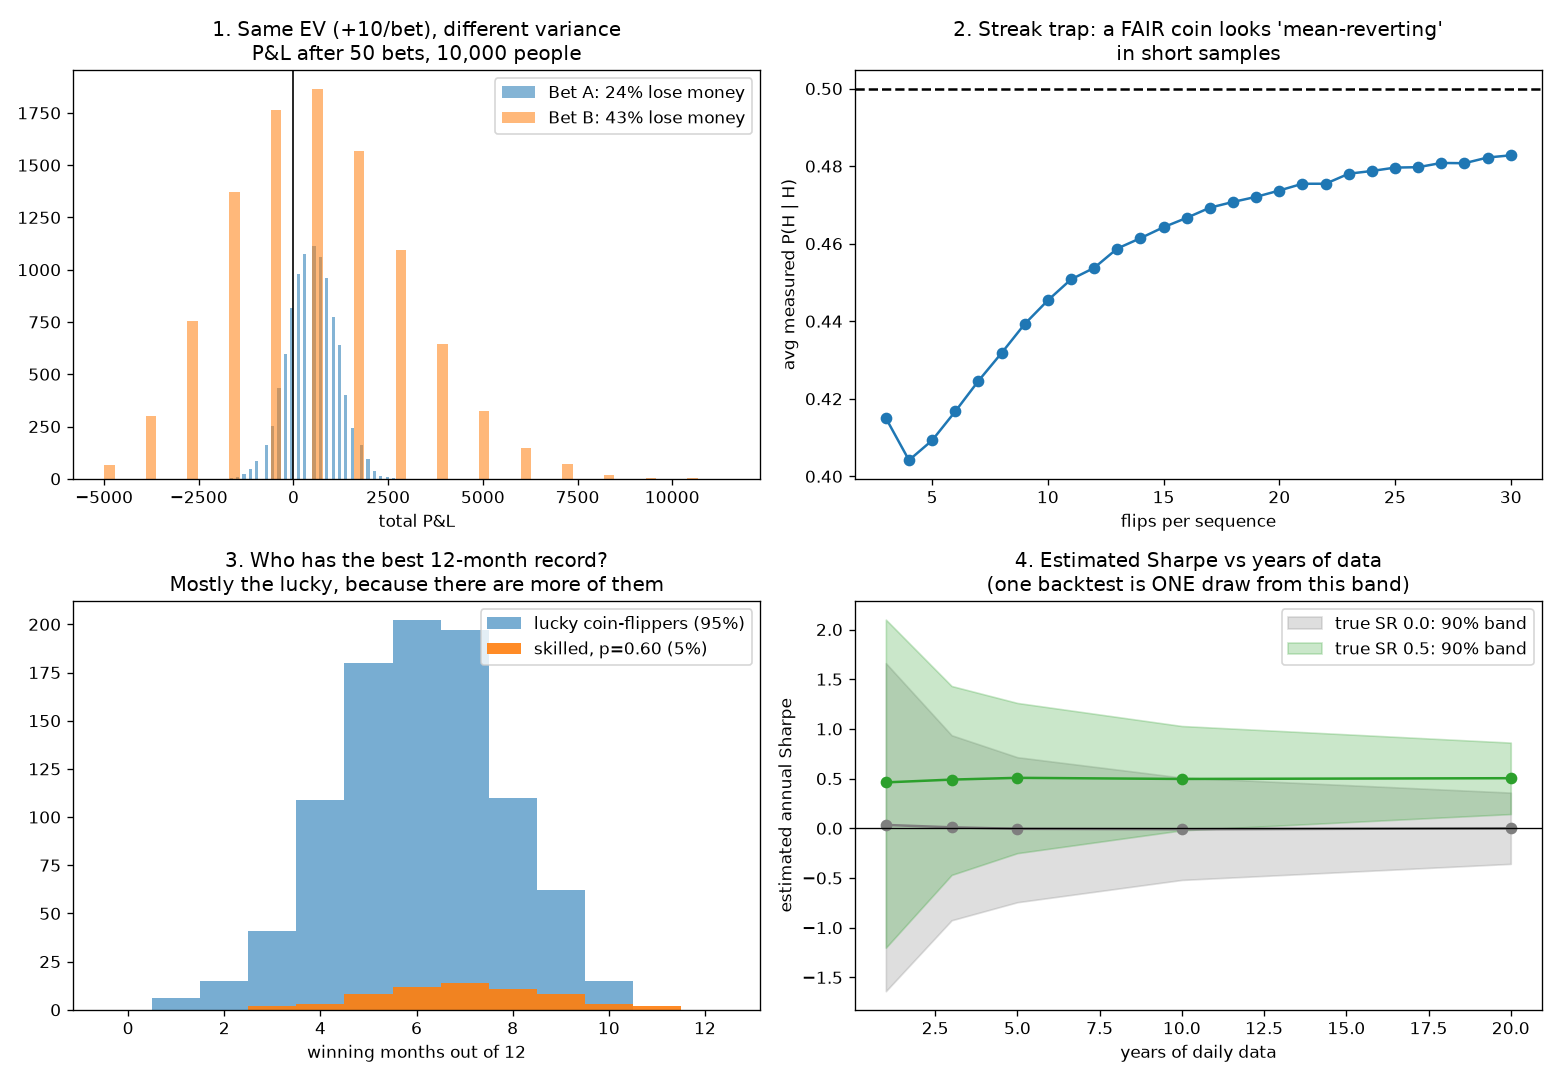

Source code (Python):
"""
Day 2 build-along: COIN-FLIP LAB
Four experiments. Each one kills a belief that loses traders money.

  1. Same EV, different variance  -> why "positive EV" is not enough
  2. The streak trap              -> why small samples lie about patterns (Miller & Sanjurjo 2018)
  3. Luck vs skill (Bayes)        -> how much a great 12-month record should change your mind
  4. Sharpe ratio noise           -> how many years before a backtest means anything (Lo 2002)

RULE: before running each part, write your prediction in the training log. Then run.
Run:  python coin_flip_lab.py      (needs numpy, matplotlib)
"""
import itertools
import numpy as np
import matplotlib.pyplot as plt

rng = np.random.default_rng(7)
fig, axes = plt.subplots(2, 2, figsize=(13, 9))

# ---------------- 1. Same EV, different variance ----------------
# Bet A: win 100 with p=0.5, lose 80 with p=0.5          EV = +10, SD ~ 90
# Bet B: win 1000 with p=0.1, lose 100 with p=0.9          EV = +10, SD = 330
def ev_sd(outcomes, probs):
    o, p = np.array(outcomes, float), np.array(probs, float)
    ev = (o * p).sum(); sd = np.sqrt(((o - ev) ** 2 * p).sum()); return ev, sd
A = ([100, -80], [0.5, 0.5]); B = ([1000, -100], [0.1, 0.9])
print("=== 1. Same EV, different variance ===")
for name, (o, p) in [("A", A), ("B", B)]:
    ev, sd = ev_sd(o, p); print(f"Bet {name}: EV = {ev:+.1f}, SD = {sd:.1f}")
N_BETS, N_PEOPLE = 50, 10_000
for name, (o, p), c in [("A", A, "tab:blue"), ("B", B, "tab:orange")]:
    totals = rng.choice(o, size=(N_PEOPLE, N_BETS), p=p).sum(axis=1)
    print(f"  after {N_BETS} bets of {name}: {np.mean(totals<0):.1%} of people are DOWN money (EV says +{10*N_BETS})")
    axes[0, 0].hist(totals, bins=60, alpha=0.55, color=c, label=f"Bet {name}: {np.mean(totals<0):.0%} lose money")
axes[0, 0].axvline(0, color="k", lw=1)
axes[0, 0].set_title(f"1. Same EV (+10/bet), different variance\nP&L after {N_BETS} bets, 10,000 people")
axes[0, 0].set_xlabel("total P&L"); axes[0, 0].legend()

# ---------------- 2. Streak trap (Miller-Sanjurjo) ----------------
# Flip a fair coin 4 times. In each sequence, look at flips right after a Head.
# What fraction of those were Heads? Average that fraction across all sequences.
print("\n=== 2. The streak trap ===")
for n in [3, 4, 5, 10, 20]:
    if n <= 10:
        seqs = np.array(list(itertools.product([0, 1], repeat=n)))      # exact: all sequences
    else:
        seqs = rng.integers(0, 2, size=(400_000, n))                    # simulate long ones
    after_h = seqs[:, :-1] == 1
    nxt = seqs[:, 1:]
    counts = after_h.sum(axis=1)
    valid = counts > 0
    frac = (nxt * after_h).sum(axis=1)[valid] / counts[valid]
    print(f"  n={n:2d} flips: average P(H | previous H) measured per sequence = {frac.mean():.3f}  (true = 0.500)")
    if n == 4: frac4 = frac.mean()
ns = list(range(3, 31))
vals = []
for n in ns:
    seqs = rng.integers(0, 2, size=(200_000, n))
    after_h = seqs[:, :-1] == 1; counts = after_h.sum(axis=1); v = counts > 0
    vals.append(((seqs[:, 1:] * after_h).sum(axis=1)[v] / counts[v]).mean())
axes[0, 1].plot(ns, vals, "o-"); axes[0, 1].axhline(0.5, color="k", ls="--")
axes[0, 1].set_title("2. Streak trap: a FAIR coin looks 'mean-reverting'\nin short samples")
axes[0, 1].set_xlabel("flips per sequence"); axes[0, 1].set_ylabel("avg measured P(H | H)")

# ---------------- 3. Luck vs skill ----------------
# 1,000 traders. 5% are skilled (win a month with p=0.60), 95% are coin-flippers (p=0.50).
# Someone shows you 10+ winning months out of 12. How likely are they skilled?
print("\n=== 3. Luck vs skill ===")
N_TRADERS, MONTHS, PRIOR = 1000, 12, 0.05
from math import comb
def p_at_least(k, n, p): return sum(comb(n, j) * p**j * (1-p)**(n-j) for j in range(k, n+1))
for k in [8, 9, 10, 11]:
    like_s, like_l = p_at_least(k, MONTHS, 0.60), p_at_least(k, MONTHS, 0.50)
    post = like_s * PRIOR / (like_s * PRIOR + like_l * (1 - PRIOR))
    print(f"  >= {k}/12 winning months: P(skilled | record) = {post:.1%}   "
          f"(expected lucky traders with this record out of {N_TRADERS}: {like_l*(1-PRIOR)*N_TRADERS:.0f}, skilled: {like_s*PRIOR*N_TRADERS:.0f})")
skilled = rng.random(N_TRADERS) < PRIOR
wins = rng.binomial(MONTHS, np.where(skilled, 0.60, 0.50))
bins = np.arange(-0.5, MONTHS + 1.5)
axes[1, 0].hist(wins[~skilled], bins=bins, alpha=0.6, label="lucky coin-flippers (95%)")
axes[1, 0].hist(wins[skilled], bins=bins, alpha=0.9, label="skilled, p=0.60 (5%)")
axes[1, 0].set_title("3. Who has the best 12-month record?\nMostly the lucky, because there are more of them")
axes[1, 0].set_xlabel("winning months out of 12"); axes[1, 0].legend()

# ---------------- 4. Sharpe ratio noise ----------------
# Daily returns, true annual Sharpe 0 vs 0.5. Estimate Sharpe from 1, 3, 5, 10, 20 years.
print("\n=== 4. Sharpe ratio noise ===")
years = [1, 3, 5, 10, 20]; SIMS = 4000; DAYS = 252
for true_sr, c in [(0.0, "tab:gray"), (0.5, "tab:green")]:
    lo, mid, hi = [], [], []
    for y in years:
        mu_d = true_sr / np.sqrt(DAYS) * 0.01; r = rng.normal(mu_d, 0.01, size=(SIMS, y * DAYS))
        est = r.mean(axis=1) / r.std(axis=1) * np.sqrt(DAYS)
        lo.append(np.percentile(est, 5)); mid.append(np.median(est)); hi.append(np.percentile(est, 95))
        if true_sr == 0.0: print(f"  true SR 0.0, {y:2d} yrs: 90% of backtests show SR between {lo[-1]:+.2f} and {hi[-1]:+.2f}")
    axes[1, 1].fill_between(years, lo, hi, alpha=0.25, color=c, label=f"true SR {true_sr}: 90% band")
    axes[1, 1].plot(years, mid, "o-", color=c)
print("  Rule of thumb: t-stat ~ SR * sqrt(years). To get t > 2 with SR 0.5 you need ~16 years; t > 3 needs ~36.")
axes[1, 1].axhline(0, color="k", lw=0.8)
axes[1, 1].set_title("4. Estimated Sharpe vs years of data\n(one backtest is ONE draw from this band)")
axes[1, 1].set_xlabel("years of daily data"); axes[1, 1].set_ylabel("estimated annual Sharpe"); axes[1, 1].legend()

plt.tight_layout(); plt.savefig("coin_flip_lab.png", dpi=120)
print("\nSaved chart: coin_flip_lab.png")

# ---------------- Questions for your log ----------------
# 1. Part 1: raise N_BETS to 500. Predict the new % losing for A and B before running.
# 2. Part 2: explain IN WORDS why a fair coin shows P(H|H) < 0.5 per sequence. (Hint: read Miller & Sanjurjo p.1-3.)
#    Where could this bias sneak into a trading backtest that counts "what happens after an up day"?
# 3. Part 3: change PRIOR to 0.01 (skill is rare). What happens to P(skilled | 10/12)? What does that say about
#    the Telegram "guru" with a 10/12 record?
# 4. Part 4: your future backtest will use ~10 years of NIFTY ETF data. What true Sharpe would you need for t > 3?
